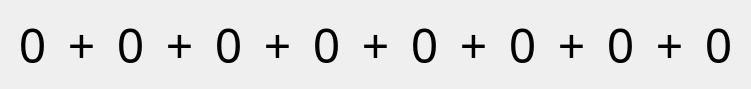
   <widget class="QWidget" name="horizontalLayoutWidget_2">
    <property name="geometry">
     <rect>
      <x>260</x>
      <y>530</y>
      <width>751</width>
      <height>80</height>
     </rect>
    </property>
    <layout class="QHBoxLayout" name="numberLayout">
     <item>
      <widget class="QLabel" name="onetwentyeight">
       <property name="font">
        <font>
         <family>Menlo</family>
         <pointsize>36</pointsize>
        </font>
       </property>
       <property name="text">
        <string>0</string>
       </property>
       <property name="alignment">
        <set>Qt::AlignCenter</set>
       </property>
      </widget>
     </item>
     <item>
      <widget class="QLabel" name="plus7">
       <property name="font">
        <font>
         <family>Menlo</family>
         <pointsize>36</pointsize>
        </font>
       </property>
       <property name="text">
        <string>+</string>
       </property>
       <property name="alignment">
        <set>Qt::AlignCenter</set>
       </property>
      </widget>
     </item>
     <item>
      <widget class="QLabel" name="sixtyfour">
       <property name="font">
        <font>
         <family>Menlo</family>
         <pointsize>36</pointsize>
        </font>
       </property>
       <property name="text">
        <string>0</string>
       </property>
       <property name="alignment">
        <set>Qt::AlignCenter</set>
       </property>
      </widget>
     </item>
     <item>
      <widget class="QLabel" name="plus6">
       <property name="font">
        <font>
         <family>Menlo</family>
         <pointsize>36</pointsize>
        </font>
       </property>
       <property name="text">
        <string>+</string>
       </property>
       <property name="alignment">
        <set>Qt::AlignCenter</set>
       </property>
      </widget>
     </item>
     <item>
      <widget class="QLabel" name="thirtytwo">
       <property name="font">
        <font>
         <family>Menlo</family>
         <pointsize>36</pointsize>
        </font>
       </property>
       <property name="text">
        <string>0</string>
       </property>
       <property name="alignment">
        <set>Qt::AlignCenter</set>
       </property>
      </widget>
     </item>
     <item>
      <widget class="QLabel" name="plus5">
       <property name="font">
        <font>
         <family>Menlo</family>
         <pointsize>36</pointsize>
        </font>
       </property>
       <property name="text">
        <string>+</string>
       </property>
       <property name="alignment">
        <set>Qt::AlignCenter</set>
       </property>
      </widget>
     </item>
     <item>
      <widget class="QLabel" name="sixteen">
       <property name="font">
        <font>
         <family>Menlo</family>
         <pointsize>36</pointsize>
        </font>
       </property>
       <property name="text">
        <string>0</string>
       </property>
       <property name="alignment">
        <set>Qt::AlignCenter</set>
       </property>
      </widget>
     </item>
     <item>
      <widget class="QLabel" name="plus4">
       <property name="font">
        <font>
         <family>Menlo</family>
         <pointsize>36</pointsize>
        </font>
       </property>
       <property name="text">
        <string>+</string>
       </property>
       <property name="alignment">
        <set>Qt::AlignCenter</set>
       </property>
      </widget>
     </item>
     <item>
      <widget class="QLabel" name="eight">
       <property name="font">
        <font>
         <family>Menlo</family>
         <pointsize>36</pointsize>
        </font>
       </property>
       <property name="text">
        <string>0</string>
       </property>
       <property name="alignment">
        <set>Qt::AlignCenter</set>
       </property>
      </widget>
     </item>
     <item>
      <widget class="QLabel" name="plus3">
       <property name="font">
        <font>
         <family>Menlo</family>
         <pointsize>36</pointsize>
        </font>
       </property>
       <property name="text">
        <string>+</string>
       </property>
       <property name="alignment">
        <set>Qt::AlignCenter</set>
       </property>
      </widget>
     </item>
     <item>
      <widget class="QLabel" name="four">
       <property name="font">
        <font>
         <family>Menlo</family>
         <pointsize>36</pointsize>
        </font>
       </property>
       <property name="text">
        <string>0</string>
       </property>
       <property name="alignment">
        <set>Qt::AlignCenter</set>
       </property>
      </widget>
     </item>
     <item>
      <widget class="QLabel" name="plus2">
       <property name="font">
        <font>
         <family>Menlo</family>
         <pointsize>36</pointsize>
        </font>
       </property>
       <property name="text">
        <string>+</string>
       </property>
       <property name="alignment">
        <set>Qt::AlignCenter</set>
       </property>
      </widget>
     </item>
     <item>
      <widget class="QLabel" name="two">
       <property name="font">
        <font>
         <family>Menlo</family>
         <pointsize>36</pointsize>
        </font>
       </property>
       <property name="text">
        <string>0</string>
       </property>
       <property name="alignment">
        <set>Qt::AlignCenter</set>
       </property>
      </widget>
     </item>
     <item>
      <widget class="QLabel" name="plus1">
       <property name="font">
        <font>
         <family>Menlo</family>
         <pointsize>36</pointsize>
        </font>
       </property>
       <property name="text">
        <string>+</string>
       </property>
       <property name="alignment">
        <set>Qt::AlignCenter</set>
       </property>
      </widget>
     </item>
     <item>
      <widget class="QLabel" name="one">
       <property name="font">
        <font>
         <family>Menlo</family>
         <pointsize>36</pointsize>
        </font>
       </property>
       <property name="text">
        <string>0</string>
       </property>
       <property name="alignment">
        <set>Qt::AlignCenter</set>
       </property>
      </widget>
     </item>
    </layout>
   </widget>
